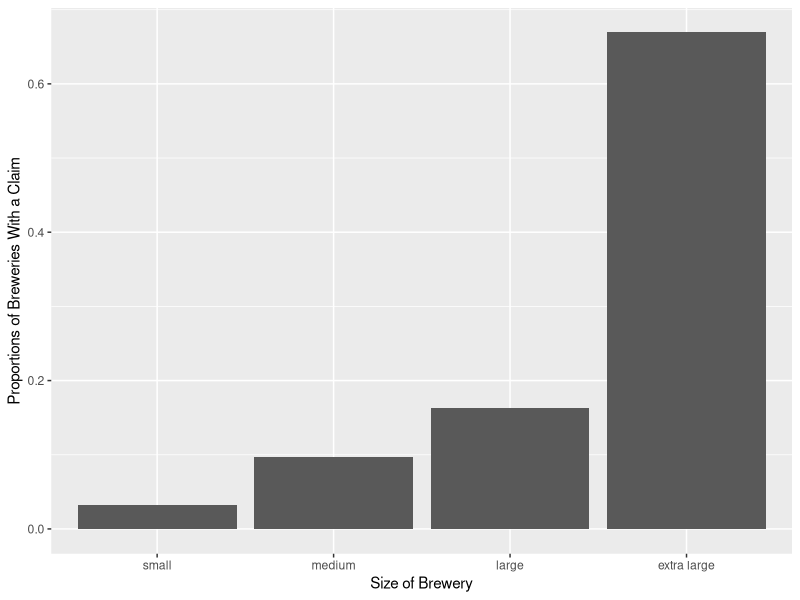
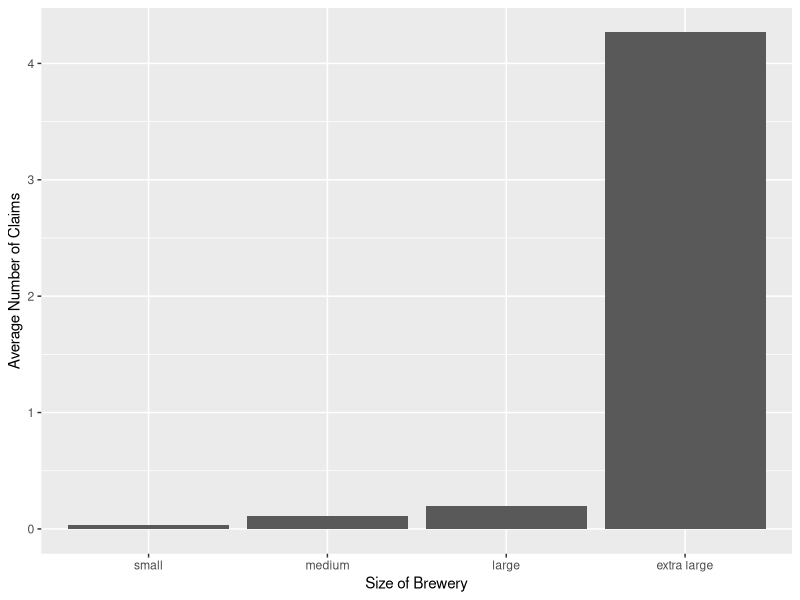

The R source for these figures, in order:
## ---- chunk 1
# Retain (and do not edit) this code chunk!!!
library(knitr)
knitr::opts_chunk$set(echo = FALSE)
knitr::opts_chunk$set(message = FALSE)
## ---- chunk 2
library(readr)
library(tidyr)
library(dplyr)
library(ggplot2)
library(car)
library(emmeans)
library(knitr)
library(geepack)

## Reading in raw data
wc <- read_csv("../data/craftbeer_wc.csv")

## Cleaning data, wc2 = final cleaned data frame to use for analysis
wc2 <- wc %>% 
  group_by(Policy_Dim_Key, year) %>% 
  summarize(avg_payroll = mean(adj_payroll),
            total_claims = sum(Claim_Count)) %>% 
  mutate(claim_filed = ifelse(total_claims == 0, 0, 1)) %>% 
  ungroup() %>% 
  mutate(Policy_Dim_Key = as.factor(Policy_Dim_Key),
         year = as.factor(year)) %>% 
  rename(brewery = Policy_Dim_Key)
## ---- chunk 3
summary(wc2)
## ---- chunk 4

## Adds a table to present in the report. 
data_table <- wc2 %>% 
  rename(Brewery = brewery,
         Year = year,
         'Average Payroll' = avg_payroll,
         'Total Claims' = total_claims,
         'Claim Filed?' = claim_filed)

kable(sample_n(data_table, 10, replace = TRUE), 
      caption = "Sample of the brewery worker's compensation claim data.",
      align = "ccccc")

## ---- chunk 5

#payroll stats
payroll_stats <- summary(wc2$avg_payroll)
payroll_stats

#size categories based on quartile
size_categories <- wc2 %>% 
  mutate(size = cut(avg_payroll, breaks=c(-Inf, 71370, 143400, 307722, Inf), labels=c("small","medium","large","extra large")))

SumStats <- size_categories %>% 
             group_by(size) %>% 
             summarize(n_breweries = n(),
             prop_claim = sum(claim_filed/n_breweries))
SumStats

SumStats2 <- size_categories %>% 
             group_by(size) %>% 
             summarize(n_breweries = n(),
             avg_claims = mean(total_claims))

ggplot() +
  geom_col(data = SumStats, aes(size, y = prop_claim)) +
  labs(x = "Size of Brewery", y = "Proportions of Breweries With a Claim")
 
ggplot() +
  geom_col(data = SumStats2, aes(size, y = avg_claims)) +
  labs(x = "Size of Brewery", y = "Average Number of Claims")

SumStats3 <- wc2 %>% 
            group_by(year) %>%
            summarise(n_breweries = n(),
            Prop_Claim = sum(claim_filed)/n_breweries)

SumStats3

## ---- chunk 6
# Binary Response with Repeated Measures
Model1 <- geeglm(claim_filed ~ avg_payroll, id = brewery,
                         family = binomial(link = "logit"), 
                         corstr = "exchangeable", data = wc2)
## ---- chunk 7
# Count Response with Repeated Measures
Model2 <- geeglm(total_claims ~ avg_payroll, id = brewery,
                         family = poisson(link = "log"), 
                         corstr = "exchangeable", data = wc2)
## ---- chunk 8
# Summary Table of Model1
summary(Model1) %>% 
  coefficients()
## ---- chunk 9
# Model1 Odds Ratio
format(exp(35265 * 3.21e-06), digits = 16)
## ---- chunk 10
# Summary Table Model2
summary(Model2) %>% 
  coefficients()
## ---- chunk 11
# Model2 Odds Ratio
format(exp(35265* 1.240874e-07), digits = 6)
## ---- chunk 12
# References 
citation("geepack")
